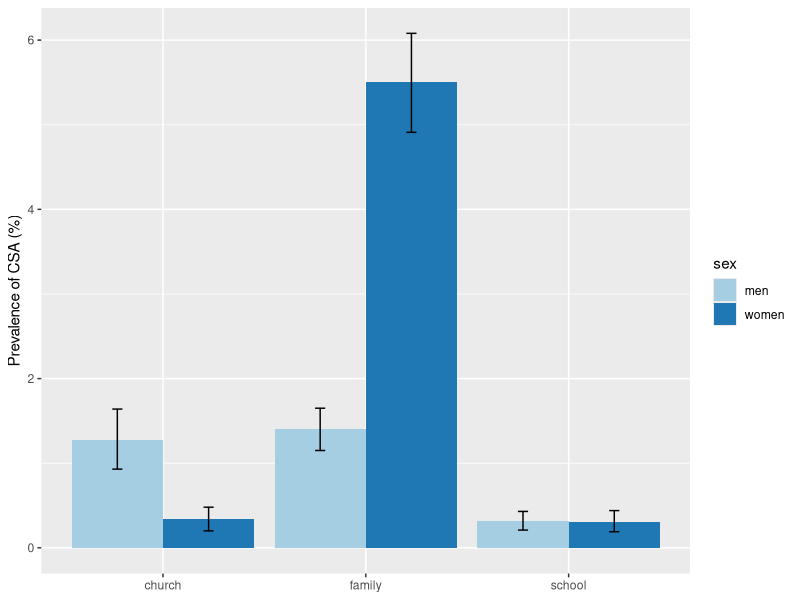
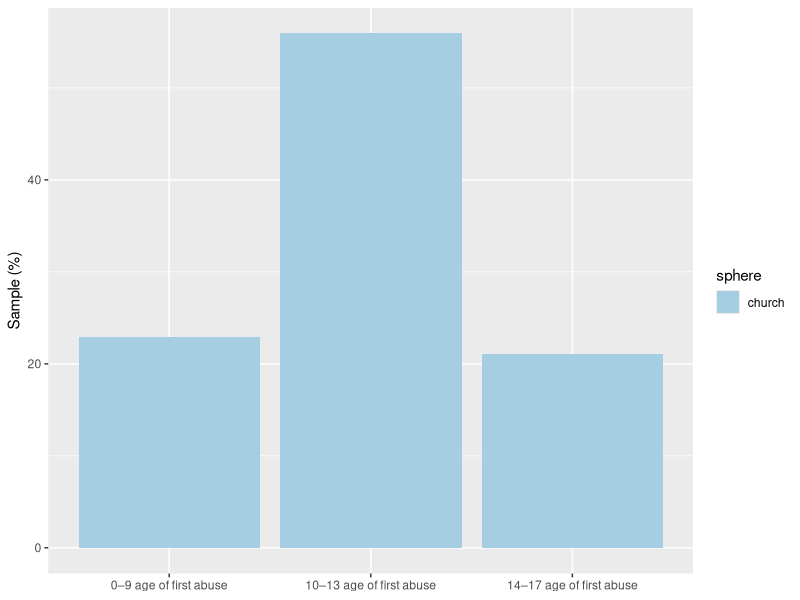

Source code (R) for these figures, in order:
## ---- chunk 1
library(dplyr)
library(readr)
library(tidyr)
library(ggplot2)
library(stringr)
## ---- chunk 2
prev_by_sex <- read_csv("sup_table_1.csv")
head(prev_by_sex)

char_first_csa <- read_csv("char_first_csa.csv")
head(char_first_csa)
## ---- chunk 3
prev <- prev_by_sex %>%
  pivot_longer(
    cols = starts_with(c("any", "family", "church", "school")),
    names_to = c("sphere", "sex", "ci"),
    names_pattern = "(any|family|church|school)_(women|men)_ci_(mean|low|up)"
  ) %>%
  pivot_wider(
    names_from = ci,
    values_from = value
  ) %>%
  filter(characteristics != "sample", characteristics != "Number of abused children", sphere != "any")

write_csv(prev, "prevalence.csv")

first <- char_first_csa %>%
  pivot_longer(
    cols = starts_with(c("any", "family", "church", "school")),
    names_to = c("sphere")
  )
write_csv(first, "first_abuse.csv")
## ---- chunk 4
prev %>%
  filter(characteristics == "Total prevalence", sphere != "any") %>%
  ggplot(aes(x = sphere, y = mean, fill = sex)) +
  geom_col(position = "dodge") +
  geom_errorbar(aes(ymin = low, ymax = up), width = 0.1, position = position_dodge(0.9)) +
  scale_fill_brewer(palette = "Paired") +
  ylab("Prevalence of CSA (%)") +
  theme(axis.title.x = element_blank())
## ---- chunk 5
first %>%
  filter(sphere == "church", str_detect(characteristics, "age of first abuse")) %>%
  ggplot(aes(x = characteristics, y = value, fill = sphere)) +
  geom_col(position = "dodge") +
  scale_fill_brewer(palette = "Paired") +
  ylab("Sample (%)") +
  theme(axis.title.x = element_blank())
